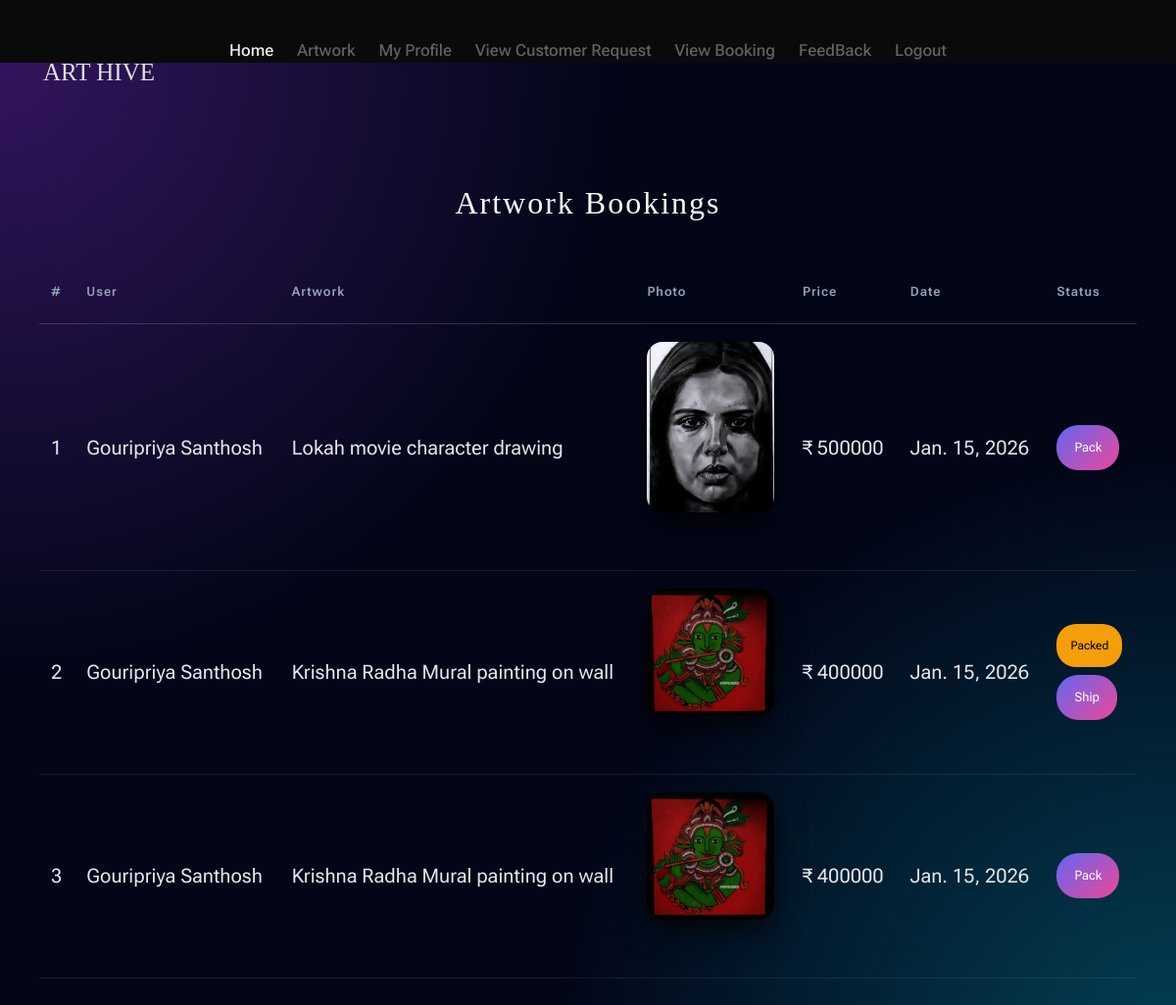
The page /Artist/ViewBooking/ on the database its author committed.
### User/models.py (models this page shows)
class tbl_booking(models.Model):
    booking_date=models.DateField(auto_now_add=True)
    booking_status=models.IntegerField(default=0)
    booking_amount=models.CharField(max_length=50,null=True)
    user_id=models.ForeignKey(tbl_user,on_delete=models.CASCADE)
    artwork_id=models.ForeignKey(tbl_artwork,on_delete=models.CASCADE)

### Guest/models.py (models this page shows)
class tbl_user(models.Model):
    user_name = models.CharField(max_length=200)
    user_email = models.CharField(max_length=200)
    user_contact = models.CharField(max_length=200)
    user_address = models.CharField(max_length=200)
    user_password = models.CharField(max_length=200)
    user_photo = models.FileField(upload_to="Assets/UserDocs/")
    place = models.ForeignKey(tbl_place,on_delete=models.CASCADE)

### Artist/models.py (models this page shows)
class tbl_artwork(models.Model):
    artwork_title=models.CharField(max_length=50)
    artwork_details=models.CharField(max_length=50)
    artwork_photo=models.FileField(upload_to="Assets/ArtistDocs/")
    artwork_price=models.CharField(max_length=50)
    artsubtype_id=models.ForeignKey(tbl_artsubtype,on_delete=models.CASCADE)
    artist=models.ForeignKey(tbl_artist,on_delete=models.CASCADE)

### Artist/views.py (the view)
# urls.py: path('ViewBooking/',views.ViewBooking,name="ViewBooking"),
def ViewBooking(request):
    bookData = tbl_booking.objects.all()
    return render(request,'Artist/ViewBooking.html',{'bookData':bookData})

### Artist/Templates/Artist/ViewBooking.html (shortened to what this page needs)
{% extends 'Artist/Header.html' %}
{% block content %}
<head>
</head>
<div class="booking-page">
    <h2 class="page-title">Artwork Bookings</h2>
    <table class="booking-table">
        <thead>
            <tr>
                <th>#</th>
                <th>User</th>
                <th>Artwork</th>
                <th>Photo</th>
                <th>Price</th>
                <th>Date</th>
                <th>Status</th>
            </tr>
        </thead>
        <tbody>
            {% for i in bookData %}
            <tr>
                <td>{{forloop.counter}}</td>
                <td>{{i.user_id.user_name}}</td>
                <td>{{i.artwork_id.artwork_details}}</td>
                <td>
                    <img src="{{i.artwork_id.artwork_photo.url}}" class="art-img">
                </td>
                <td>₹ {{i.artwork_id.artwork_price}}</td>
                <td>{{i.booking_date}}</td>
                <td>
                    {% if i.booking_status == 2 %}
                        <span class="status packed">Packed</span><br>
                        <a href="{% url 'Artist:tracking' i.id 3 %}" class="action-btn">Ship</a>
                    {% elif i.booking_status == 3 %}
                        <span class="status shipped">Shipped</span><br>
                        <a href="{% url 'Artist:tracking' i.id 4 %}" class="action-btn">Deliver</a>
                    {% elif i.booking_status == 4 %}
                        <span class="status delivered">Delivered</span>
                    {% else %}
                        <a href="{% url 'Artist:tracking' i.id 2 %}" class="action-btn">Pack</a>
                    {% endif %}
                </td>
            </tr>
            {% endfor %}
        </tbody>
    </table>
</div>
{% endblock %}

### Artist/Templates/Artist/ViewBooking.html (style rules this page uses)
.booking-page { min-height: 100vh; padding: 60px 40px; background: radial-gradient(circle at top left, #9333ea55, transparent 40%), radial-gradient(circle at bottom right, #06b6d455, transparent 40%), linear-gradient(180deg, #020617, #020617); }
.page-title { text-align: center; color: #f8fafc; font-size: 32px; letter-spacing: 2px; margin-bottom: 40px; }
.booking-table { width: 100%; border-collapse: collapse; }
.booking-table th { color: #94a3b8; font-size: 13px; letter-spacing: 1px; padding: 16px 12px; border-bottom: 1px solid rgba(255,255,255,0.15); text-align: left; }
.booking-table td { color: #e5e7eb; padding: 18px 12px; border-bottom: 1px solid rgba(255,255,255,0.08); vertical-align: middle; }
.art-img { width: 130px; border-radius: 16px; box-shadow: 0 12px 30px rgba(0,0,0,0.7); }
.status { display: inline-block; padding: 6px 14px; border-radius: 20px; font-size: 12px; margin-bottom: 8px; }
.packed { background: #f59e0b; color: #000; }
.action-btn { display: inline-block; padding: 7px 18px; border-radius: 22px; background: linear-gradient(135deg, #6366f1, #ec4899); color: #fff; text-decoration: none; font-size: 13px; }

### rows shown on the page
tbl_booking: user_id.user_name "Gouripriya Santhosh", artwork_id.artwork_details "Lokah movie character drawing", artwork_id.artwork_photo (picture), artwork_id.artwork_price "500000", booking_date "Jan. 15, 2026", booking_status "Pack"
tbl_booking: user_id.user_name "Gouripriya Santhosh", artwork_id.artwork_details "Krishna Radha Mural painting on wall", artwork_id.artwork_photo (picture), artwork_id.artwork_price "400000", booking_date "Jan. 15, 2026", booking_status "Packed"
tbl_booking: user_id.user_name "Gouripriya Santhosh", artwork_id.artwork_details "Krishna Radha Mural painting on wall", artwork_id.artwork_photo (picture), artwork_id.artwork_price "400000", booking_date "Jan. 15, 2026", booking_status "Pack"
